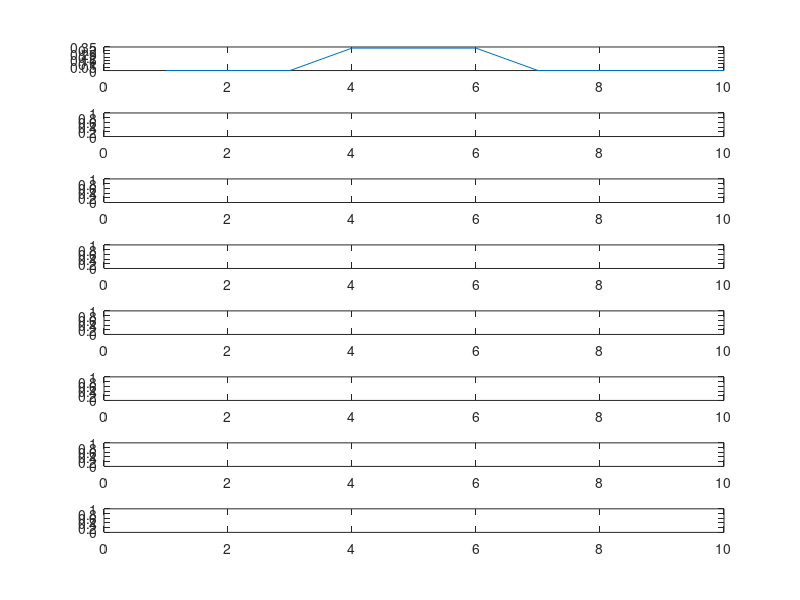

The MATLAB source for this figure:
clear;
Nsteps = 7; % number of time steps
Nstates = 10;   % number of states

% probabilities for motion model
pRR = 0.9;  % move right command and end up advancing
pRS = 0.1;  % move right command but end up staying
pLL = 0.8;  % move left command and end up retracting
pLS = 0.2;  % move left command but end up staying

% probabilities for sensor model
pCP = 0.9;  % correct positive
pFN = 0.1;  % false negative
pCN = 0.95;  % correct negative
pFP = 0.05;  % false positive

% locations of wall
W = [2,6,7];

% sequence of actions
U = [1,1,1,-1,0,-1,0];    % from u_0 to u_6
  
%% simulated motion
x = zeros(Nsteps,1);
x(1) = randi([4, 6]);   % initial position, random between (including) 3 and 5

% measurement model for the initial position
if ismember(x(1),W)
    if rand < pCP
        Z(1) = 1;
    else
        Z(1) = 0;
    end
else
    if rand < pCN
        Z(1) = 0;
    else
        Z(1) = 1;
    end
end

% running simulaion to generate robot motion
for k = 1:Nsteps-1
    if U(k) == 1 
        if rand < pRR
            x(k+1) = x(k) + 1;  % advance to right
        else
            x(k+1) = x(k);
        end
    elseif U(k) == -1
        if rand < pLL
            x(k+1) = x(k) - 1;  % advance to right
            if x(k+1) < 1
                x(k+1) = 1;
            end
        else
            x(k+1) = x(k);
        end
    else
        x(k+1) = x(k);
    end

    % measurement model 
    if ismember(x(k+1),W)
        if rand < pCP
            Z(k+1) = 1;
        else
            Z(k+1) = 0;
        end
    else
        if rand < pCN
            Z(k+1) = 0;
        else
            Z(k+1) = 1;
        end
    end

end

%% Bayes Filter
% initialization of a (batch) belief
bel = zeros(Nsteps+1,Nstates);
% bel(xi_0) is one of {3,4,5} with equal probability
bel(1,4:6) = 1/3;

inv_eta = 0;    % the variable for 1/eta
% initialization of a (batch) bar_belief
brbel = zeros(Nsteps,Nstates);

% the main loop
for k = 1:Nsteps
    % prediction step, i.e. computing bar_belief using the motion model
    for i = 1:Nstates
        %%%%%%%%%%%%%%%%%%%%%%%%%%%%%%%%%%%%%%%%%%%%%%%%%%
        %
        % Complete this section for prediction steps
        % using if/else statements for U(k)
        % 
        %%%%%%%%%%%%%%%%%%%%%%%%%%%%%%%%%%%%%%%%%%%%%%%%%%
    end
    % correction step, i.e. computing belief using the sensor output
    for i = 1:Nstates
        %%%%%%%%%%%%%%%%%%%%%%%%%%%%%%%%%%%%%%%%%%%%%%%%%%
        %
        % Complete this section for correction steps
        % using if-else statemtns for Z(k)
        % 
        %%%%%%%%%%%%%%%%%%%%%%%%%%%%%%%%%%%%%%%%%%%%%%%%%%
        inv_eta = inv_eta + bel(k+1,i);
    end
    % normalize belief using inverse of eta
    bel(k+1,:) = bel(k+1,:)/inv_eta;
    % reset the inv_eta for the next time step
    inv_eta = 0;
end

figure;
for i = 1:Nsteps+1
    subplot(Nsteps+1,1,i);plot(bel(i,:)');
end

